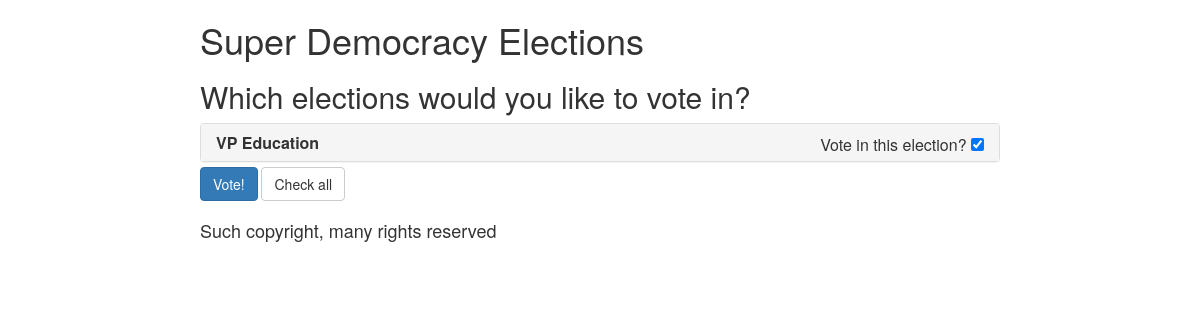
Before: / with the older database file.
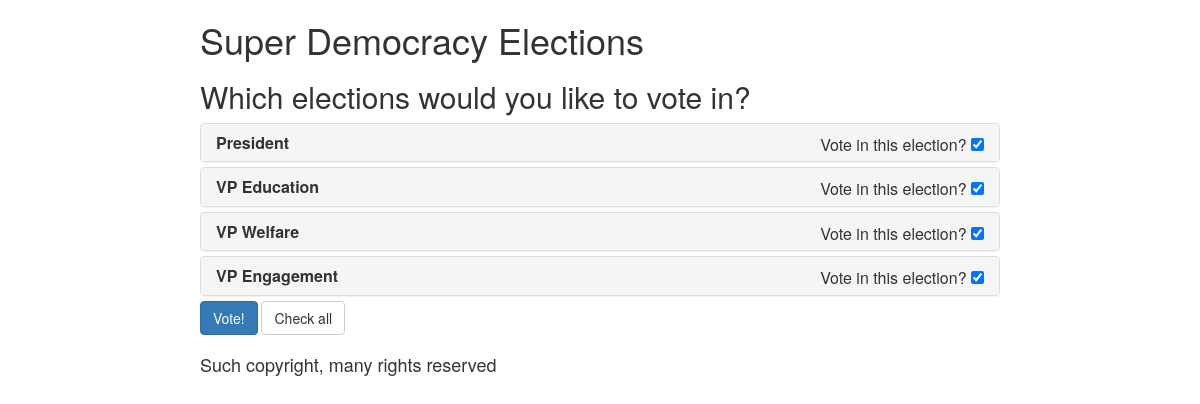
After: the same page with the newer database file.
### tables this page shows
CREATE TABLE IF NOT EXISTS `position` (
  `id` int(11) NOT NULL AUTO_INCREMENT,
  `name` text NOT NULL,
  `description` text NOT NULL,
  `voting` int(11) NOT NULL,
  PRIMARY KEY (`id`)
);

### model/index.php (called while the page is built)
<?php
include 'database.php';
$elections = $db->query
(
      'SELECT * FROM election '
    . 'WHERE start < NOW() AND NOW() < end '
    . ''
);
$user = 1;
$positions = array( );
while ($election = $elections->fetch_assoc())
{
    $pos = $db->query
    (
          'SELECT * FROM position '
        . 'WHERE id NOT IN '
        . '('
        .     'SELECT position_id FROM hasvoted '
        .     'WHERE election_id=' . $election['id'] . ' '
        .     'AND person_id=' . $user
        . ')'
    );
    while ($position = $pos->fetch_assoc())
    {
        $position['election_id'] = $election['id'];
        $positions[]             = $position;
    }
}

### index.php (the view, shortened to what this page needs)
<?php
    include 'common/header.php';
?>
  </head>
  <body>
    <div id="delimiter">
      <header>
        <h1>Super Democracy Elections</h1>
      </header>
      <h2>Which elections would you like to vote in?</h2>
      <?php include 'model/index.php' ?>
      <form action="startvote.php" method="post">
        <div class="panel-group" id="positions">
          <?php foreach ($positions as $position): ?>
            <div class="panel panel-default">
              <div class="panel-heading">
                <h4 class="panel-title candidate">
                  <a class="pos_name" data-toggle="collapse" data-parent="#positions" href="#desc_<?= $position['id'] ?>_<?= $position['election_id'] ?>">
                    <?= $position['name']?>
                  </a>
                  <span style="float: right;">
                    Vote in this election? <input type="checkbox" name="vote_in[]" value="<?=  $position['id']?>_<?= $position['election_id'] ?>" checked>
                  </span>
                </h4>
              </div>
            </div>
          <?php endforeach ?>
          <div class="button_list">
            <input type="submit" class="btn btn-primary" name="submit" value="Vote!" />
            <input type="reset" class="btn btn-default" name="reset" value="Check all" />
          </div>
        </div>
      </form>
      <footer>
        <h4>Such copyright, many rights reserved</h3>
      </footer>
    </div>
<?php
    include 'common/footer.php';

### common/header.php (shortened to what this page needs)
<!DOCTYPE html>
<html lang="en">
  <head>
    <link href="resources/bootstrap/dist/css/bootstrap.min.css" rel="stylesheet">

### common/footer.php (shortened to what this page needs)
  </body>
</html>

### common/header.php (style rules this page uses)
#delimiter { max-width:800px; margin-left:auto; margin-right:auto; }

### index.php (style rules this page uses)
.pos_name { font-weight: bold; }
div.button_list { padding-top:5px; padding-right:5px; }

Changed rows visible on the page:
now on this page (row edited): position: name "President"
added position: name "VP Welfare"
added position: name "VP Engagement"
